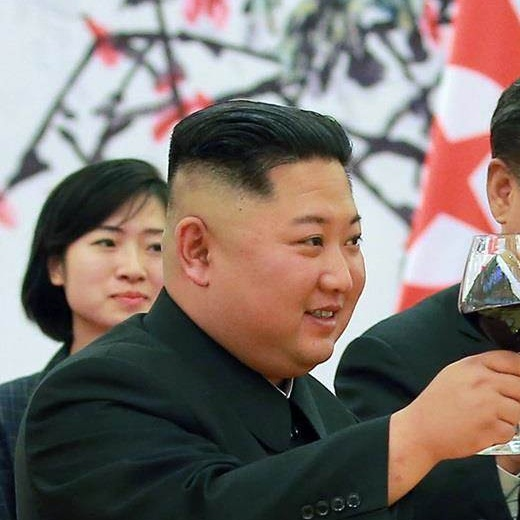
#> input picture data/test/kim/kim11.jpg, 520 x 520 px, given in place of kim0.jpg, which was not available
$ python pics-edit.py
#> lines starting #> are read from the running program, lines starting #| are printed output that depends on the picture; pictures that were not available may be replaced by others from this repository, and a replacement may not be noted
# -*- coding:utf-8 -*-

import cv2
import numpy as np

# 先ほど集めてきた画像データのあるディレクトリ
input_data_path = './downloads/kim/kim'
# 切り抜いた画像の保存先ディレクトリ(予めディレクトリを作っておいてください)
save_path = './cutted_kim_images/'
# OpenCVのデフォルトの分類器のpath。(https://github.com/opencv/opencv/blob/master/data/haarcascades/haarcascade_frontalface_default.xmlのファイルを使う)
cascade_path = 'C:\\Users\\sawad\\Anaconda3\\envs\\tensorflow-cpu\\Lib\\site-packages\\cv2\\data\\haarcascade_frontalface_default.xml'
faceCascade = cv2.CascadeClassifier(cascade_path)

# 収集した画像の枚数(任意で変更)
image_count = 324
# 顔検知に成功した数(デフォルトで0を指定)
face_detect_count = 0

# 集めた画像データから顔が検知されたら、切り取り、保存する。
for i in range(image_count):
  img = cv2.imread(input_data_path + str(i) + '.jpg', cv2.IMREAD_COLOR)
#> img is the input picture: shape (520, 520, 3); mean B, G, R 108.6, 114.3, 126.4
  gray = cv2.cvtColor(img, cv2.COLOR_BGR2GRAY)
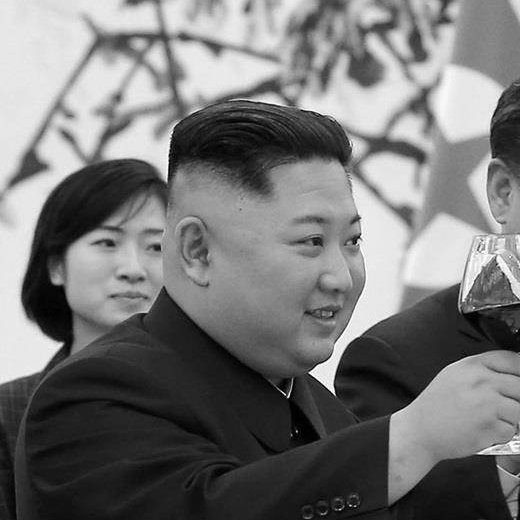
#> gray: shape (520, 520); min 0, max 255, mean 117.3
  print(i)
  face = faceCascade.detectMultiScale(gray, 1.1, 3)
#> face = [[62, 193, 131, 131], [244, 168, 176, 176]]
  if len(face) > 0:
    for rect in face:
      # 顔認識部分を赤線で囲み保存(今はこの部分は必要ない)
      # cv2.rectangle(img, tuple(rect[0:2]), tuple(rect[0:2]+rect[2:4]), (0, 0,255), thickness=1)
      # cv2.imwrite('detected.jpg', img)
      x = rect[0]-30;
      y = rect[1]-60;
      w = rect[2]+60;
      h = rect[3]+100;
      cv2.imwrite(save_path + 'cutted_kim' + str(face_detect_count) + '.jpg', img[y:y+h, x:x+w])
      face_detect_count = face_detect_count + 1
#> this loop made 2 passes
#> (rect, x, y, w, h, face_detect_count) on passes 1 to 2: ([62, 193, 131, 131], 32, 133, 191, 231, 1), ([244, 168, 176, 176], 214, 108, 236, 276, 2)
#> pass 1, `cv2.imwrite(save_path + 'cutted_kim' + str(face_detect_count) + '.jpg'..`:
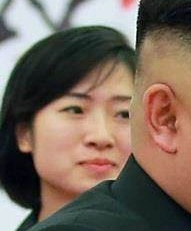
#> saved as cutted_kim0.jpg: shape (231, 191, 3); mean B, G, R 91.2, 103.5, 119.4
#> pass 2, `cv2.imwrite(save_path + 'cutted_kim' + str(face_detect_count) + '.jpg'..`:
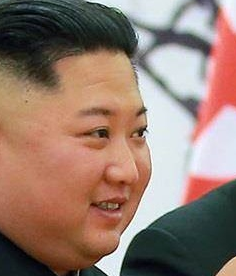
#> saved as cutted_kim1.jpg: shape (276, 236, 3); mean B, G, R 110.6, 122.6, 148.2
#> after the loop, face_detect_count = 2
#> pass 2 of the loop `for i in range(image_count):`:
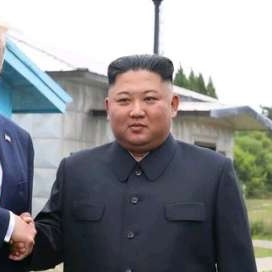
#> input picture data/test/kim/kim17.jpg, 272 x 272 px, given in place of kim1.jpg, which was not available
#> img is the input picture: shape (272, 272, 3); mean B, G, R 141.2, 138.4, 137.5
#> `gray = cv2.cvtColor(img, cv2.COLOR_BGR2GRAY)`:
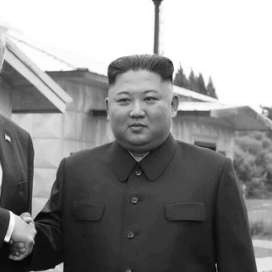
#> gray: shape (272, 272); min 0, max 255, mean 138.5
#> face = [[102, 71, 70, 70]]
#> the loop `for rect in face: # 顔認識部分を赤線で囲み保存(今はこの部分は必要ない) # cv2.rectangle(img, tu..` made 1 pass
#> (rect, x, y, w, h, face_detect_count) on pass 1: ([102, 71, 70, 70], 72, 11, 130, 170, 3)
#> pass 1, `cv2.imwrite(save_path + 'cutted_kim' + str(face_detect_count) + '.jpg'..`:
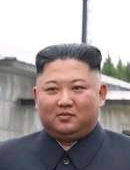
#> saved as cutted_kim2.jpg: shape (170, 130, 3); mean B, G, R 154.4, 154.3, 163.7
#> after the loop `for rect in face:`: face_detect_count = 3
#> (the run stopped early here; a loop or call above may not have finished)
